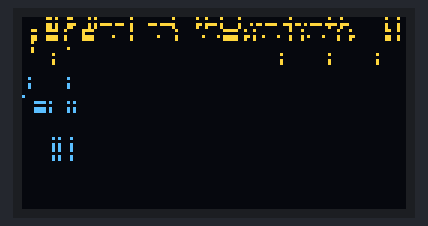
This sketch was run on a simulated ATtiny85, built with avr-gcc and run on an emulated ATtiny85. Parts: 128×64 one-colour display. Wiring (inferred from the names in the program): SSD1306 OLED at I2C address 0x3C. The OLED is the two-colour kind (top 16 rows yellow); the OLED's hardware scrolling is not drawn.

Above: at 2.73 s.

The sketch:

GD_SH1122.ino
```cpp
// GD_SH1122.ino

/* Tiny Graphics Library v3
 * see http://www.technoblogy.com/show?23OS
 *
 * David Johnson-Davies
 * www.technoblogy.com
 * 123rd OSeptember 2018
 * ATtiny85 @ 8 MHz (internal oscillator; BOD disabled)
 *
 * Sino Wealth SH1122 256x64 I2C OLED
 * Donald Johnson
 * www.dlakwi.net
 * 2020-01-28
 * Seeedstudio V4.2 (ATMega328P) - 3.3V
 * https://www.ebay.ca/itm/I2C-2-08-256x64-Monochrome-Graphic-OLED-Display-Module/133135253955
 * LM35
 *
 * CC BY 4.0
 * Licensed under a Creative Commons Attribution 4.0 International license:
 * http://creativecommons.org/licenses/by/4.0/
 */

// SH1122 I2C

#include <Wire.h>

// serial debug info
//#define _DEBUG 1

// Constants

// OLED I2C address
const int address     = 0x3C;

// OLED I2C command/data codes
const int commands    = 0x00;
const int data        = 0x40;
const int onecommand  = 0x80;
const int onedata     = 0xC0;

const int width       =  256;  // OLED width
const int height      =   64;  // OLED height
const int pixels_byte =    2;

// 'colours' for plot elements
uint8_t textColour    = 0x0D;
uint8_t axisColour    = 0x04;
uint8_t dataColour    = 0x0F;

// OLED display **********************************************

#include "CharMap.h"

// Initialisation sequence for SH1122 OLED module

const uint8_t Init[] PROGMEM =
{
  0xAE,        // display off
  0xB0, 0x00,  // set row address mode
  0x10,        // set column high address         = 00
  0x00,        // set column low  address         = 00
  0xD5, 0x50,  // set frame frequency             = 50 [default]
  0xD9, 0x08,  // set dis-/pre-_charge period     = 22 [default = 08]
  0x40,        // set display start line (40-7F)  = 40  = 0
  0x81, 0xC0,  // contrast control(00-FF)         = C0
  0xA0,        // set segment re-map (A0|A1)      = A0 (rotation)
  0xC0,        // com scan com1-com64 (C0 or C8)  = C0 [default] (C0: 0..N, C8: N..0)
  0xA4,        // entire display off (A4|A5)      = A4 (A4=black background, A5=white background)
  0xA6,        // set normal display (A6|A7)      = A6 (A6=normal, A7=reverse)
  0xA8, 0x3F,  // set multiplex ratio             = 3F [default]
  0xAD, 0x80,  // set dc/dc booster               = 80
  0xD3, 0x00,  // set display offset (00-3F)      = 00 [default]
  0xDB, 0x35,  // set vcom deselect level (35)    = 35 [default]
  0xDC, 0x35,  // set vsegm level                 = 35 [default]
  0x30,        // Set Discharge VSL Level         = 30
  // before turning the display on, should we clear the display?
  0xAF         // display on
};

#define InitLen sizeof(Init)/sizeof(uint8_t)

// Write a single command

void SingleComm( uint8_t x )
{
  Wire.write( onecommand );
  Wire.write( x );
}

// initialize the display

void InitDisplay()
{
  Wire.beginTransmission( address );
  Wire.write( commands );
  for ( uint8_t i = 0; i < InitLen; i++ )
    Wire.write( pgm_read_byte( &Init[i] ) );
  Wire.endTransmission();
}

// clear the display
// I2C transmission must be less than 32 bytes in length,
//   so, break the 256 nibbles/128 bytes into 8 blocks of 32 nibbles/16 bytes

const int i2cbytes  = 16;
const int i2cblocks = ( width / i2cbytes ) * pixels_byte;

void ClearDisplay()
{
  for ( int y = 0 ; y < height; y++ )
  {
    Wire.beginTransmission( address );
    Wire.write( commands );
    Wire.write( 0xB0 );  Wire.write( y );     // row
    Wire.write( 0x00 );  Wire.write( 0x10 );  // starting at column 0
    Wire.endTransmission();

    for ( int c = 0 ; c < width; c += 32 )
    {
      Wire.beginTransmission( address );
      Wire.write( data );
      for ( int b = 0 ; b < i2cbytes; b++ )  // 16 bytes = 32 nibbles
        Wire.write( 0 );
      Wire.endTransmission();
    }
  }
}

// assumes that x is on even column, and that w is even

void ClearArea( int x, int y, int w, int h )
{
  x >>= 1; w >>= 1;
  for ( int j = y ; j < y+h; j++ )
  {
    Wire.beginTransmission( address );
    Wire.write( commands );
    Wire.write( 0xB0 );  Wire.write( j );     // row
    Wire.write( 0x00 | ( x & 0x0F ) );  Wire.write( 0x10 | ( x >> 4 ) );  // column
    Wire.endTransmission();

    int lastx  = x + w;
    int l      = lastx;
    int blocks = lastx / 16;
    int rem    = lastx % 16;
    for ( int i = 0; i < lastx; i++ )
    {
      Wire.beginTransmission( address );
      Wire.write( data );
      for ( int b = 0; ( ( l > 0 ) && ( b < 16 ) ); l--, b++ )  // 16 bytes = 32 nibbles
        Wire.write( 0 );
      Wire.endTransmission();
    }
  }
}

// ----

// Current plot position
int x0;
int y0;

// Plot one point

void PlotPoint( uint8_t p, int x, int y )
{
  uint8_t o, n;                         // old and new pixels
  uint8_t col = x >> 1;                 // two pixels per byte

  Wire.beginTransmission( address );
  SingleComm( 0xB0 ); SingleComm( y );  // Row start
  SingleComm( 0x00 + (col & 0x0F) );    // Column start lo
  SingleComm( 0x10 + (col >> 4) );      // Column start hi
  SingleComm( 0xE0 );                   // start Read-Modify-Write     // start R-M-W
  Wire.write( onedata );                // needed? (end commands?)
  Wire.endTransmission();

  Wire.requestFrom( address, 2 );
  o = Wire.read();                      // dummy read                  // Read
  o = Wire.read();                      // read current pixels (2)     //

  if ( ( x & 1 ) == 0 )                 // even                        // Modify
  {                                                                    //
    n  = p << 4;                        // new point is hi nibble      //
    o &= 0x0F;                          // keep old lo nibble          //
  }                                                                    //
  else                                  // odd                         //
  {                                                                    //
    n  = p;                             // new point is lo nibble      //
    o &= 0xF0;                          // keep old hi nibble          //
  }                                                                    //

  Wire.beginTransmission( address );
  Wire.write( onedata );                //                             // Write
  Wire.write( o | n );                  //                             // old | new

  SingleComm( 0xEE );                   // end Read-Modify-Write       // end R-M-W
  Wire.endTransmission();
}

// Move current plot position to x,y

void MoveTo( int x, int y )
{
  x0 = x;
  y0 = y;
}

// Draw a line to x,y
void DrawTo( uint8_t p, int x, int y )
{
  int sx, sy, e2, err;
  int dx = abs( x - x0 );
  int dy = abs( y - y0 );
  if ( x0 < x ) sx = 1; else sx = -1;
  if ( y0 < y ) sy = 1; else sy = -1;
  err = dx - dy;
  for ( ; ; )
  {
    PlotPoint( p, x0, y0 );
    if ( x0 == x && y0 == y ) return;
    e2 = err << 1;
    if ( e2 > -dy ) { err = err - dy; x0 = x0 + sx; }
    if ( e2 <  dx ) { err = err + dx; y0 = y0 + sy; }
  }
}

// plot a character at text line and column
//   even-numbered columns

void PlotChar( char ch, uint8_t x, uint8_t y )
{
  ch = ch - 32;  // CharMap[] ==> 32~127
  uint8_t row = y;
  uint8_t col = x >> 1;

  for ( uint8_t r = 0 ; r < 8; r++ )           // glyph is 8 pixels high
  {
    Wire.beginTransmission( address );
    Wire.write( commands );
    Wire.write( 0x00 + (col & 0x0F) );         // Column start lo
    Wire.write( 0x10 + (col >> 4) );           // Column start hi
    Wire.write( 0xB0 );
    Wire.write( (row+r) & 0x3F );              // Row start
    Wire.endTransmission();

    Wire.beginTransmission( address );
    Wire.write( data );
    for ( uint8_t c = 0 ; c < 3; c++ )         // glyph is 6 pixels wide == 3 bytes wide
    {
      int     adds = &CharMap[ch][c*2];
      uint8_t hi   = pgm_read_byte( adds );    // even pixel
      uint8_t lo   = pgm_read_byte( adds+1 );  // odd  pixel
      uint8_t mask = 1 << r;
      hi = hi & mask ? textColour << 4 : 0;
      lo = lo & mask ? textColour      : 0;
      Wire.write( hi | lo );
    }
    Wire.endTransmission();
  }
}

// plot a character at text line and column
//   odd or even columns

// untested!

void PlotCharXY( char ch, uint8_t x, uint8_t y )
{
  if ( y % 2 == 0 )
  {
    // even column
    PlotChar( ch, x, y );
    return;
  }

  ch = ch - 32;
  uint8_t row = x;
  uint8_t col = y >> 1;

  // odd column

  for ( uint8_t r = 0 ; r < 8; r++ )
  {
    Wire.beginTransmission( address );
    Wire.write( commands );
    Wire.write( 0x00 + (col & 0x0F) );         // Column start lo
    Wire.write( 0x10 + (col >> 4) );           // Column start hi
    Wire.write( 0xB0 );
    Wire.write( (row+r) & 0x3F );              // Row start
    Wire.endTransmission();

    // first column
    {
      int     adds = &CharMap[ch][0];
      uint8_t hi;
      uint8_t lo = pgm_read_byte( adds );      // glyph column 1
      uint8_t mask = 1 << r;
      lo = lo & mask ? textColour : 0;         // new lo nibble
      Wire.beginTransmission( address );
      Wire.write( onecommand );
      Wire.write( 0xE0 );                      // start Read-Modify-Write
      Wire.requestFrom( address, 2 );
      hi = Wire.read();                        // Dummy read
      hi = Wire.read();                        // hi nibble to be kept
      Wire.write( onedata );
      Wire.write( hi | lo );
      Wire.write( onecommand );
      Wire.write( 0xEE );                      // end Read-Modify-Write
      Wire.endTransmission();
    }

    // columns 2~5
    Wire.beginTransmission( address );
    Wire.write( data );
    for ( uint8_t c = 1 ; c < 3; c++ )
    {
      int     adds = &CharMap[ch][c*2-1];
      uint8_t lo   = pgm_read_byte( adds );    // glyph column i
      uint8_t hi   = pgm_read_byte( adds+1 );  // glyph column i+1
      uint8_t mask = 1 << r;
      lo = lo & mask ? textColour      : 0;    // odd
      hi = hi & mask ? textColour << 4 : 0;    // even
      Wire.write( lo | hi );
    }
    Wire.endTransmission();

    // column 6
    {
      int     adds = &CharMap[ch][5];
      uint8_t hi = pgm_read_byte( adds );      // glyph column 6
      uint8_t lo;
      uint8_t mask = 1 << r;
      hi = hi & mask ? textColour << 4 : 0;    // new hi nibble
      Wire.beginTransmission( address );
      Wire.write( onecommand );
      Wire.write( 0xE0 );                      // start Read-Modify-Write
      Wire.requestFrom( address, 2 );
      lo = Wire.read();                        // Dummy read
      lo = Wire.read();
      Wire.write( onedata );
      Wire.write( hi | lo );
      Wire.write( onecommand );
      Wire.write( 0xEE );                      // end Read-Modify-Write
      Wire.endTransmission();
    }
  }
}

// Plot text starting at the current plot position

void PlotText( PGM_P s )
{
  int p = (int)s;
  while ( 1 )
  {
    char c = pgm_read_byte( p++ );
    if ( c == 0 ) return;
    PlotChar( c, x0, y0 );
    x0 = x0 + 6;  // glyphs are 6 columns wide
  }
}

// ----
// OLED origin is at upper-left
// character origin is at upper left
// plot origin is at lower left
//   OLED y = 63 - plot y
//

// data area coordinates

const int dx =  40;
const int dy =  12;
const int dw = 181;
const int dh =  41;
const int ax = dx-1;
const int ay = dy+dh;

const int tx =  10;  // horizontal tick spacing

const int ty =   5;  // vertical tick spacing
const int sy =   2;  // vertical scale
const int zy = ty*sy;
const int ny =   5;

void drawGraph( void )
{
  // horizontal axis
  MoveTo( ax, ay ); DrawTo( axisColour, ax+dw+1, ay );
  // horizontal ticks
  for ( int i = 0, t = 0; i <= dw; i += tx, t++ )
  {
    int tick_x = dx + i;
    int th = 2;  // tick height
    if ( ( t % 6 ) == 0 )
      th = 6;
    else if ( ( t % 3 ) == 0 )
      th = 4;
    MoveTo( tick_x, ay+1 ); DrawTo( axisColour, tick_x, ay+th );
  }

  // vertical axis
  MoveTo( ax, ay-1 ); DrawTo( axisColour, ax, ay-dh-1 );
  // vertical ticks and scale
  for ( int i = ty; i <= ny*ty; i += ty )
  {
    int tick_y = dy+dh-1 - i*sy + 10;
    MoveTo( ax-1, tick_y ); DrawTo( axisColour, ax-4, tick_y );
    int tens = i/10;
    if ( tens != 0 )
      PlotChar( tens+'0', ax-18, tick_y-3 );
    PlotChar( i%10+'0', ax-12, tick_y-3 );
  }

  // title
  MoveTo( dx+12, 2 ); PlotText( PSTR("Temperature ~C") );
}

// the spinner shows that the circuit is still working
// by drawing points on a circular path
// this spinner spins once a second

static uint8_t spin = 0;
unsigned long spinStep = 50;  // 50 mS per step * 20 = 1 second per complete spin
unsigned long previousSpin;

typedef struct { uint8_t x; uint8_t y; } xypair;

// coordinates for an 8x8 circle
xypair pair[20] =
{
  { 4, 0 }, { 5, 0 }, { 6, 1 }, { 7, 2 }, { 7, 3 },
  { 7, 4 }, { 7, 5 }, { 6, 6 }, { 5, 7 }, { 4, 7 },
  { 3, 7 }, { 2, 7 }, { 1, 6 }, { 0, 5 }, { 0, 4 },
  { 0, 3 }, { 0, 2 }, { 1, 1 }, { 2, 0 }, { 3, 0 }
};

// draw the spinner in the lower-left corner
const int spin_x =  8;
const int spin_y = 54;

void nextSpin( void )
{
  int spin_1 = ( spin == 0 ) ? 19 : spin - 1;
  PlotPoint( 0x0, spin_x + pair[spin_1].x, spin_y + pair[spin_1].y );  // set spin-2 to  0

  PlotPoint( 0x4, spin_x + pair[spin  ].x, spin_y + pair[spin  ].y );  // set spin-1 to  8
  spin = ( spin == 19 ) ? 0 : spin + 1;
  PlotPoint( 0xD, spin_x + pair[spin  ].x, spin_y + pair[spin  ].y );  // set spin   to 14
}

uint8_t SampleNo = 1;

void plotTemp( void )
{
  // in setup() add:
  //   analogReference(INTERNAL1V1);
  // Since the TMP37 gives a voltage of 20mV per degree C, and 0mV at 0 C, we need to divide the analogRead() value
  // by (1024/1100)*10 or about 9.3 to get the number of half degrees. A good approximation to this is 233/25:
  //   int Temperature = ( ( analogRead( A2 ) * 25 ) / 233 );
  // If you're using the TMP36, which gives a voltage of 10mV per degree C and 500mV at 0 C, change the line to:
  //   int Temperature = ( ( analogRead( A2 ) - 465 ) * 50 ) / 233;

  // TMP37
//unsigned long  Temperature =   ( analogRead( A2 )           * 25UL ) / 233UL;
  // TMP36
//unsigned long  Temperature = ( ( analogRead( A2 ) - 465UL ) * 50UL ) / 233UL;
  // TMP35 or LM35
  unsigned long Temperature  =   ( analogRead( A2 )           * 50UL ) / 233UL;

  // the temperature starts at 5 and with a scale of 2, we need to subtract 10 from the temperature reading
  // the OLED origin is at the upper-left, so we subtract the Temerature reading and not add it
  int t = dy+dh - Temperature + zy;
  t = min( dy+dh, max( dy, t ) );    // just in case the reading is too high or low

#ifdef _DEBUG
  Serial.print( SampleNo ); Serial.print( " = " ); Serial.println( t );
#endif

  PlotPoint( dataColour, dx + SampleNo, t );
}

// Setup **********************************************

unsigned long period = 1000UL * 60UL;  // 1 minute, in mS !!! these numbers must also be unsigned long (UL)
unsigned long previousMillis;

void setup()
{
  analogReference( INTERNAL );  // 1.1V reference = analog reading of 1023

#ifdef _DEBUG
  Serial.begin( 9600 );
  Serial.println( "GD_1122" );
#endif

  Wire.begin();

  InitDisplay();
  ClearDisplay();

  drawGraph();

  SampleNo       = 0;
  previousMillis = millis();
  previousSpin   = millis();

  plotTemp();
}

void loop()
{
  unsigned long currentMillis = millis();

  if ( ( currentMillis - previousMillis ) >= period )
  {
    // take a new reading
    previousMillis = currentMillis;
    SampleNo++;
    if ( SampleNo > dw )
    {
      SampleNo = 0;
      ClearArea( dx, dy, dw+1, dh );  // dw is odd - ensure that the last column of data is erased
    }

    // plot the temperature reading
    plotTemp();
  }

  if ( ( currentMillis - previousSpin ) >= spinStep )
  {
    // step the spinner
    previousSpin = currentMillis;
    nextSpin();
  }
}

// --fin--
```

Source omitted: CharMap.h (data table, 4132 bytes)
